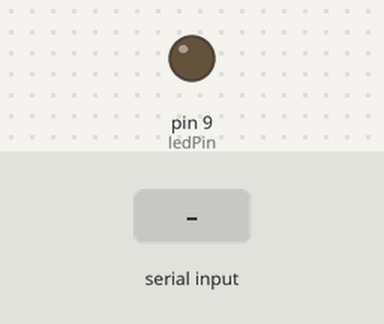
Recording of a sketch running on a simulated Arduino Uno, built with avr-gcc and run on an emulated ATmega328P. On the bench: output pins drawn as LEDs (lit = HIGH). The test bench sets the inputs (shaded band). What the sketch prints to the serial monitor is not drawn.

Above: at 1.2 s.
1.3 s: "90,45\n" received over Serial
At 2.1 s:
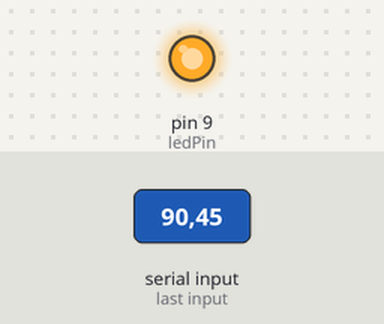
3.8 s: "1\n" received over Serial
At 5.4 s:
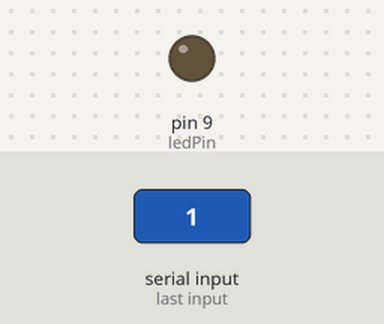
Timing chart, 0 to 6.9 s (numbered marks = the images above; inputs shaded):
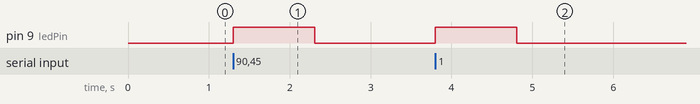

Measured:
- after the input at 1.3 s, pin 9 (ledPin): LOW → HIGH at once, → LOW 1.0 s later
- after the input at 3.8 s, pin 9 (ledPin): LOW → HIGH at once, → LOW 1.0 s later

The sketch:

UNO.ino
```cpp
//#include <SoftwareSerial.h>
//SoftwareSerial mySerial(5, 6); //RX=5,TX=6
int d=0;
int ledPin = 9;
void setup() {
  Serial.begin(9600);
  pinMode(ledPin, OUTPUT);
}
void loop() {
//  while(!Serial.available()){}
  if(Serial.available()){
    d = Serial.parseInt();
    if(d==1){
      digitalWrite(ledPin,d);
      Serial.print("OPEN");
      Serial.flush();
    }
    else{
      digitalWrite(ledPin,d);
      Serial.print("OFF");
      Serial.flush();
    }
  }

}
```
